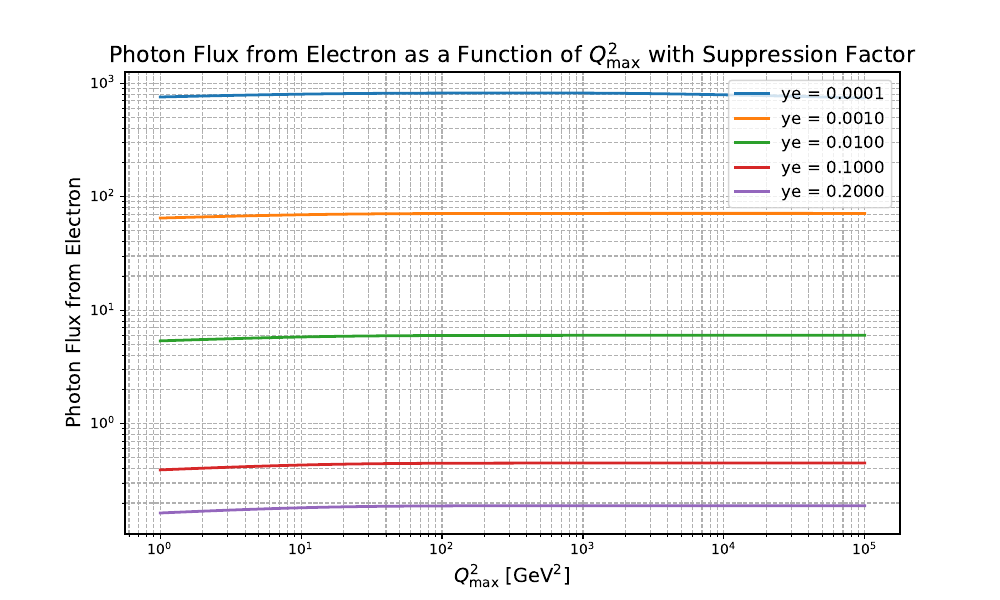

This chart was generated by the following Python code:
import numpy as np
import math
import scipy.integrate as integrate
import matplotlib.pyplot as plt

# Constants in GeV
ALPHA2PI = 7.2973525693e-3 / math.pi  # Fine structure constant divided by pi
emass = 5.1099895e-4  # Electron mass
W = 10.0  # Center-of-mass energy W in GeV

# Minimum Photon Virtuality
def qmin2(mass, y):
    return mass * mass * y * y / (1 - y)

# Suppression Factor for Large Photon Virtuality (Exponential Form)
def suppression_factor(Q2, W, c=0.1):
    return np.exp(-Q2 / (c * W**2))

# Elastic Photon Flux from Electron (with suppression factor)
def flux_y_electron(ye, qmax2, W):
    if ye <= 0 or ye >= 1:
        return 0.0
    qmin2v = qmin2(emass, ye)

    # Integration over Q2 from qmin2 to qmax2
    def integrand(Q2):
        y1 = 0.5 * (1.0 + (1.0 - ye) ** 2) / ye
        y2 = (1.0 - ye) / ye
        flux1 = y1 / Q2
        flux2 = y2 / qmax2
        suppression = suppression_factor(Q2, W)  # Apply suppression factor for large virtualities
        return (flux1 - flux2) * suppression

    try:
        result, _ = integrate.quad(integrand, qmin2v, qmax2, epsrel=1e-4)
    except integrate.IntegrationWarning:
        print(f"Warning: Integration for electron flux did not converge for ye={ye}")
        result = 0.0
    except Exception as e:
        print(f"Error during integration for electron flux: {e}")
        result = 0.0

    return ALPHA2PI * result

# Parameters
qmax2_values = np.logspace(0, 5, 100)  # qmax2 values from 1 to 100000 in log scale
ye_values = [0.0001, 0.001, 0.01, 0.1, 0.2]  # Values of ye to be plotted

# Plotting the photon flux as a function of qmax2 for different ye values
plt.figure(figsize=(10, 6))
for ye in ye_values:
    flux_values = [flux_y_electron(ye, qmax2, W) for qmax2 in qmax2_values]
    plt.plot(qmax2_values, flux_values, label=f'ye = {ye:.4f}', linewidth=2)

# Labels and title
plt.xscale('log')
plt.yscale('log')
plt.xlabel(r'$Q_{\rm max}^2$ [GeV$^2$]', fontsize=14)
plt.ylabel('Photon Flux from Electron', fontsize=14)
plt.title(r'Photon Flux from Electron as a Function of $Q_{\rm max}^2$ with Suppression Factor', fontsize=16)
plt.legend(fontsize=12)
plt.grid(True, which="both", linestyle="--")

# Save the plot as a PDF file
plt.savefig("photon_flux_vs_qmax2_with_suppression.pdf")
plt.savefig("photon_flux_vs_qmax2_with_suppression.jpg")


# Show the plot
plt.show()
